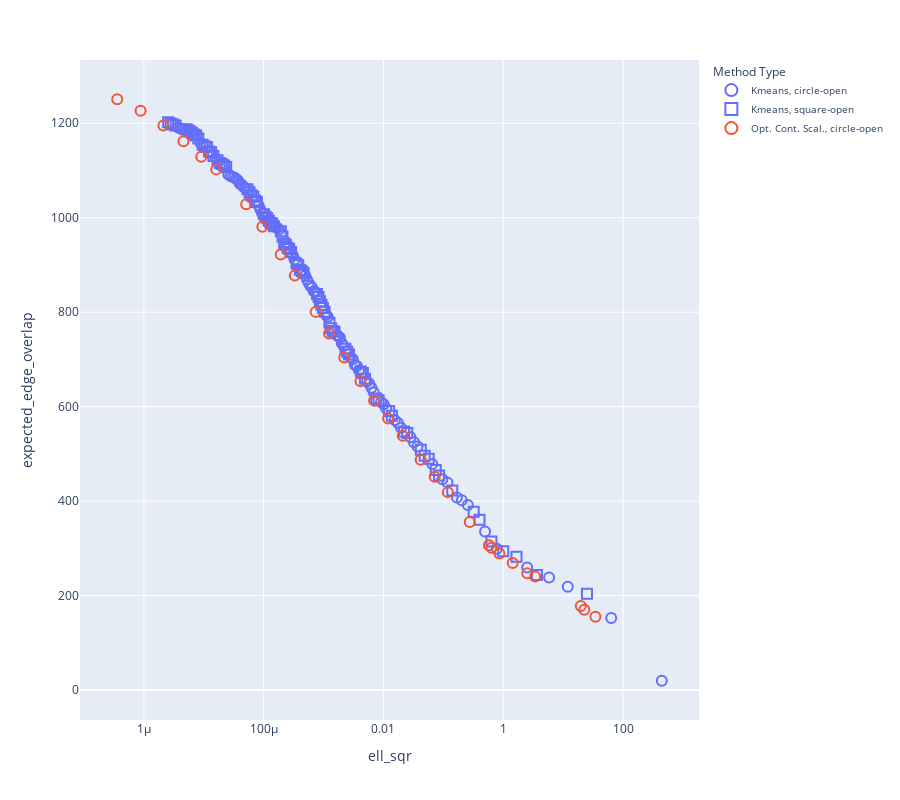

Notebook code cell kept with this figure:
### Code cell
import pandas as pd
import plotly.express as px

def get_method_type_name(method_type):
    if 'Kmeans' in method_type:
        return 'Kmeans'
    elif 'Greedy Search' in method_type:
        return 'Greedy Search'
    elif 'Opt. Cont. Scal.' in method_type:
        return 'Opt. Cont. Scal.'
    else:
        return 'Other'

df['method_type_name'] = df['method_type'].apply(get_method_type_name)

# Determining shape based on is_pareto_front
df['shape'] = df['is_pareto_front'].apply(lambda x: 'circle-open' if x else 'square-open')

# Plotting with Plotly
fig = px.scatter(
    df,
    x='ell_sqr',
    y='expected_edge_overlap',
    hover_data=['method_type'],
    symbol='shape',
    color='method_type_name',
    symbol_sequence=['circle-open', 'square-open']
)

fig.update_xaxes(type='log')
fig.update_traces(marker=dict(size=10, line=dict(width=2)))

# Updating layout for legend
fig.update_layout(
    height=800,
    legend_title_text='Method Type',
    legend=dict(
        title='Method Type',
        itemsizing='constant',
        traceorder='normal',
        font=dict(size=10)
    )
)

fig.show()

### Figure 1 — Plotly figure (JSON) as saved in the notebook; plotly's stock layout.template omitted (floating-point values rounded to 4 significant figures)
{"data": [{"customdata": [["Kmeans1d (k=1) on Katz centrality"], ["Kmeans1d (k=3) on Katz centrality"], ["Kmeans1d (k=7) on Katz centrality"], ["Kmeans1d (k=9) on Katz centrality"], ["Kmeans1d (k=13) on Katz centrality"], ["Kmeans1d (k=19) on Katz centrality"], ["Kmeans1d (k=23) on Katz centrality"], ["Kmeans1d (k=29) on Katz centrality"], ["Kmeans1d (k=31) on Katz centrality"], ["Kmeans1d (k=33) on Katz centrality"], ["Kmeans1d (k=37) on Katz centrality"], ["Kmeans1d (k=39) on Katz centrality"], ["Kmeans1d (k=45) on Katz centrality"], ["Kmeans1d (k=53) on Katz centrality"], ["Kmeans1d (k=55) on Katz centrality"], ["Kmeans1d (k=57) on Katz centrality"], ["Kmeans1d (k=63) on Katz centrality"], ["Kmeans1d (k=65) on Katz centrality"], ["Kmeans1d (k=67) on Katz centrality"], ["Kmeans1d (k=73) on Katz centrality"], ["Kmeans1d (k=75) on Katz centrality"], ["Kmeans1d (k=77) on Katz centrality"], ["Kmeans1d (k=83) on Katz centrality"], ["Kmeans1d (k=85) on Katz centrality"], ["Kmeans1d (k=87) on Katz centrality"], ["Kmeans1d (k=89) on Katz centrality"], ["Kmeans1d (k=97) on Katz centrality"], ["Kmeans1d (k=99) on Katz centrality"], ["Kmeans1d (k=101) on Katz centrality"], ["Kmeans1d (k=103) on Katz centrality"], ["Kmeans1d (k=105) on Katz centrality"], ["Kmeans1d (k=113) on Katz centrality"], ["Kmeans1d (k=115) on Katz centrality"], ["Kmeans1d (k=117) on Katz centrality"], ["Kmeans1d (k=119) on Katz centrality"], ["Kmeans1d (k=121) on Katz centrality"], ["Kmeans1d (k=131) on Katz centrality"], ["Kmeans1d (k=133) on Katz centrality"], ["Kmeans1d (k=147) on Katz centrality"], ["Kmeans1d (k=149) on Katz centrality"], ["Kmeans1d (k=151) on Katz centrality"], ["Kmeans1d (k=153) on Katz centrality"], ["Kmeans1d (k=155) on Katz centrality"], ["Kmeans1d (k=157) on Katz centrality"], ["Kmeans1d (k=159) on Katz centrality"], ["Kmeans1d (k=171) on Katz centrality"], ["Kmeans1d (k=173) on Katz centrality"], ["Kmeans1d (k=189) on Katz centrality"], ["Kmeans1d (k=191) on Katz centrality"], ["Kmeans1d (k=193) on Katz centrality"], ["Kmeans1d (k=209) on Katz centrality"], ["Kmeans1d (k=211) on Katz centrality"], ["Kmeans1d (k=213) on Katz centrality"], ["Kmeans1d (k=227) on Katz centrality"], ["Kmeans1d (k=229) on Katz centrality"], ["Kmeans1d (k=231) on Katz centrality"], ["Kmeans1d (k=233) on Katz centrality"], ["Kmeans1d (k=235) on Katz centrality"], ["Kmeans1d (k=237) on Katz centrality"], ["Kmeans1d (k=239) on Katz centrality"], ["Kmeans1d (k=241) on Katz centrality"], ["Kmeans1d (k=243) on Katz centrality"], ["Kmeans1d (k=245) on Katz centrality"], ["Kmeans1d (k=257) on Katz centrality"], ["Kmeans1d (k=271) on Katz centrality"], ["Kmeans1d (k=287) on Katz centrality"], ["Kmeans1d (k=289) on Katz centrality"], ["Kmeans1d (k=291) on Katz centrality"]], "hovertemplate": "method_type_name=Kmeans<br>shape=circle-open<br>ell_sqr=%{x}<br>expected_edge_overlap=%{y}<br>method_type=%{customdata[0]}<extra></extra>", "legendgroup": "Kmeans, circle-open", "marker": {"color": "#636efa", "line": {"width": 2}, "size": 10, "symbol": "circle-open"}, "mode": "markers", "name": "Kmeans, circle-open", "orientation": "v", "showlegend": true, "type": "scatter", "x": [442.6, 63.33, 11.92, 5.811, 2.5, 0.7805, 0.4954, 0.2558, 0.2032, 0.1683, 0.1169, 0.0962, 0.06517, 0.03704, 0.03226, 0.02823, 0.01962, 0.01743, 0.01548, 0.01114, 0.01006, 0.009128, 0.006882, 0.006293, 0.005797, 0.005334, 0.003892, 0.003605, 0.00333, 0.003073, 0.002848, 0.002165, 0.002017, 0.001875, 0.001745, 0.00163, 0.001177, 0.001105, 0.0007299, 0.0006873, 0.0006453, 0.000604, 0.0005644, 0.0005281, 0.0004946, 0.0003295, 0.0003068, 0.0001807, 0.0001688, 0.0001582, 9.454e-05, 8.855e-05, 8.271e-05, 4.962e-05, 4.621e-05, 4.298e-05, 4.001e-05, 3.725e-05, 3.467e-05, 3.228e-05, 2.998e-05, 2.776e-05, 2.566e-05, 1.567e-05, 8.813e-06, 4.512e-06, 4.103e-06, 3.733e-06], "xaxis": "x", "y": [19.83, 152.8, 218.8, 238.3, 259.8, 299.3, 335.7, 391.7, 402.2, 407.8, 439.3, 446.3, 478.8, 516.0, 524.8, 535.3, 555.5, 565.6, 571.6, 595.6, 605.3, 610.2, 630.1, 640.3, 648.6, 653.3, 677.4, 686.0, 688.0, 700.7, 703.9, 728.3, 734.2, 746.2, 749.7, 751.7, 790.2, 794.3, 843.0, 844.3, 851.6, 855.7, 861.7, 869.4, 877.0, 911.5, 920.3, 975.3, 978.9, 980.0, 1009.0, 1017.0, 1026.0, 1063.0, 1065.0, 1070.0, 1072.0, 1079.0, 1082.0, 1085.0, 1087.0, 1088.0, 1092.0, 1126.0, 1158.0, 1188.0, 1189.0, 1191.0], "yaxis": "y"}, {"customdata": [["Kmeans1d (k=5) on Katz centrality"], ["Kmeans1d (k=11) on Katz centrality"], ["Kmeans1d (k=15) on Katz centrality"], ["Kmeans1d (k=17) on Katz centrality"], ["Kmeans1d (k=21) on Katz centrality"], ["Kmeans1d (k=25) on Katz centrality"], ["Kmeans1d (k=27) on Katz centrality"], ["Kmeans1d (k=35) on Katz centrality"], ["Kmeans1d (k=41) on Katz centrality"], ["Kmeans1d (k=43) on Katz centrality"], ["Kmeans1d (k=47) on Katz centrality"], ["Kmeans1d (k=49) on Katz centrality"], ["Kmeans1d (k=51) on Katz centrality"], ["Kmeans1d (k=59) on Katz centrality"], ["Kmeans1d (k=61) on Katz centrality"], ["Kmeans1d (k=69) on Katz centrality"], ["Kmeans1d (k=71) on Katz centrality"], ["Kmeans1d (k=79) on Katz centrality"], ["Kmeans1d (k=81) on Katz centrality"], ["Kmeans1d (k=91) on Katz centrality"], ["Kmeans1d (k=93) on Katz centrality"], ["Kmeans1d (k=95) on Katz centrality"], ["Kmeans1d (k=107) on Katz centrality"], ["Kmeans1d (k=109) on Katz centrality"], ["Kmeans1d (k=111) on Katz centrality"], ["Kmeans1d (k=123) on Katz centrality"], ["Kmeans1d (k=125) on Katz centrality"], ["Kmeans1d (k=127) on Katz centrality"], ["Kmeans1d (k=129) on Katz centrality"], ["Kmeans1d (k=135) on Katz centrality"], ["Kmeans1d (k=137) on Katz centrality"], ["Kmeans1d (k=139) on Katz centrality"], ["Kmeans1d (k=141) on Katz centrality"], ["Kmeans1d (k=143) on Katz centrality"], ["Kmeans1d (k=145) on Katz centrality"], ["Kmeans1d (k=161) on Katz centrality"], ["Kmeans1d (k=163) on Katz centrality"], ["Kmeans1d (k=165) on Katz centrality"], ["Kmeans1d (k=167) on Katz centrality"], ["Kmeans1d (k=169) on Katz centrality"], ["Kmeans1d (k=175) on Katz centrality"], ["Kmeans1d (k=177) on Katz centrality"], ["Kmeans1d (k=179) on Katz centrality"], ["Kmeans1d (k=181) on Katz centrality"], ["Kmeans1d (k=183) on Katz centrality"], ["Kmeans1d (k=185) on Katz centrality"], ["Kmeans1d (k=187) on Katz centrality"], ["Kmeans1d (k=195) on Katz centrality"], ["Kmeans1d (k=197) on Katz centrality"], ["Kmeans1d (k=199) on Katz centrality"], ["Kmeans1d (k=201) on Katz centrality"], ["Kmeans1d (k=203) on Katz centrality"], ["Kmeans1d (k=205) on Katz centrality"], ["Kmeans1d (k=207) on Katz centrality"], ["Kmeans1d (k=215) on Katz centrality"], ["Kmeans1d (k=217) on Katz centrality"], ["Kmeans1d (k=219) on Katz centrality"], ["Kmeans1d (k=221) on Katz centrality"], ["Kmeans1d (k=223) on Katz centrality"], ["Kmeans1d (k=225) on Katz centrality"], ["Kmeans1d (k=247) on Katz centrality"], ["Kmeans1d (k=249) on Katz centrality"], ["Kmeans1d (k=251) on Katz centrality"], ["Kmeans1d (k=253) on Katz centrality"], ["Kmeans1d (k=255) on Katz centrality"], ["Kmeans1d (k=259) on Katz centrality"], ["Kmeans1d (k=261) on Katz centrality"], ["Kmeans1d (k=263) on Katz centrality"], ["Kmeans1d (k=265) on Katz centrality"], ["Kmeans1d (k=267) on Katz centrality"], ["Kmeans1d (k=269) on Katz centrality"], ["Kmeans1d (k=273) on Katz centrality"], ["Kmeans1d (k=275) on Katz centrality"], ["Kmeans1d (k=277) on Katz centrality"], ["Kmeans1d (k=279) on Katz centrality"], ["Kmeans1d (k=281) on Katz centrality"], ["Kmeans1d (k=283) on Katz centrality"], ["Kmeans1d (k=285) on Katz centrality"], ["Kmeans1d (k=293) on Katz centrality"], ["Kmeans1d (k=295) on Katz centrality"], ["Kmeans1d (k=297) on Katz centrality"], ["Kmeans1d (k=299) on Katz centrality"]], "hovertemplate": "method_type_name=Kmeans<br>shape=square-open<br>ell_sqr=%{x}<br>expected_edge_overlap=%{y}<br>method_type=%{customdata[0]}<extra></extra>", "legendgroup": "Kmeans, square-open", "marker": {"color": "#636efa", "line": {"width": 2}, "size": 10, "symbol": "square-open"}, "mode": "markers", "name": "Kmeans, square-open", "orientation": "v", "showlegend": true, "type": "scatter", "x": [24.94, 3.648, 1.661, 0.998, 0.634, 0.4012, 0.3209, 0.1407, 0.08464, 0.07456, 0.0568, 0.04873, 0.04202, 0.02496, 0.02207, 0.01382, 0.0124, 0.008282, 0.007556, 0.004907, 0.004529, 0.004193, 0.002651, 0.002481, 0.00232, 0.001525, 0.001426, 0.001336, 0.001252, 0.001038, 0.0009757, 0.0009239, 0.000873, 0.0008232, 0.0007746, 0.0004638, 0.0004334, 0.0004043, 0.0003774, 0.0003531, 0.0002857, 0.0002665, 0.0002497, 0.0002344, 0.0002198, 0.0002062, 0.0001933, 0.0001482, 0.0001386, 0.0001301, 0.000122, 0.0001148, 0.0001076, 0.0001008, 7.74e-05, 7.224e-05, 6.731e-05, 6.258e-05, 5.802e-05, 5.368e-05, 2.368e-05, 2.18e-05, 2.004e-05, 1.845e-05, 1.694e-05, 1.443e-05, 1.33e-05, 1.223e-05, 1.127e-05, 1.039e-05, 9.564e-06, 8.106e-06, 7.467e-06, 6.906e-06, 6.352e-06, 5.835e-06, 5.379e-06, 4.936e-06, 3.389e-06, 3.071e-06, 2.798e-06, 2.547e-06], "xaxis": "x", "y": [203.9, 243.5, 282.4, 294.0, 314.7, 360.8, 377.4, 422.5, 454.3, 465.9, 489.6, 495.9, 508.8, 544.4, 547.4, 580.7, 590.7, 613.9, 617.3, 659.3, 671.6, 674.4, 710.5, 716.2, 722.6, 758.6, 760.5, 766.2, 777.5, 800.8, 809.0, 815.9, 823.2, 832.4, 838.3, 882.8, 887.1, 889.8, 899.4, 902.9, 927.3, 933.9, 936.3, 942.6, 946.0, 960.2, 971.2, 982.2, 987.9, 989.1, 993.9, 999.0, 1002.0, 1008.0, 1033.0, 1037.0, 1044.0, 1047.0, 1054.0, 1060.0, 1108.0, 1111.0, 1114.0, 1116.0, 1121.0, 1131.0, 1139.0, 1140.0, 1150.0, 1152.0, 1155.0, 1168.0, 1174.0, 1176.0, 1180.0, 1183.0, 1186.0, 1187.0, 1195.0, 1197.0, 1199.0, 1202.0], "yaxis": "y"}, {"customdata": [["Opt. Cont. Scal. (w=1.0)"], ["Opt. Cont. Scal. (w=0.5375735693311237)"], ["Opt. Cont. Scal. (w=0.28898534244340446)"], ["Opt. Cont. Scal. (w=0.155350882021678)"], ["Opt. Cont. Scal. (w=0.08351252814713174)"], ["Opt. Cont. Scal. (w=0.04489412783991955)"], ["Opt. Cont. Scal. (w=0.024133896544913314)"], ["Opt. Cont. Scal. (w=0.012973744907517126)"], ["Opt. Cont. Scal. (w=0.006974342357525472)"], ["Opt. Cont. Scal. (w=0.0037492221148722124)"], ["Opt. Cont. Scal. (w=0.0020154827145070398)"], ["Opt. Cont. Scal. (w=0.0010834702367627316)"], ["Opt. Cont. Scal. (w=0.0005824449624405788)"], ["Opt. Cont. Scal. (w=0.0003131070173981146)"], ["Opt. Cont. Scal. (w=0.00016831805692532658)"], ["Opt. Cont. Scal. (w=9.048333864422716e-05)"], ["Opt. Cont. Scal. (w=4.864145131997396e-05)"], ["Opt. Cont. Scal. (w=2.6148358603524477e-05)"], ["Opt. Cont. Scal. (w=1.4056666466646865e-05)"], ["Opt. Cont. Scal. (w=7.556492365372464e-06)"], ["Opt. Cont. Scal. (w=4.0621705724766655e-06)"], ["Opt. Cont. Scal. (w=2.1837155338781333e-06)"], ["Opt. Cont. Scal. (w=1.1739077539506896e-06)"], ["Opt. Cont. Scal. (w=6.310617813567543e-07)"], ["Opt. Cont. Scal. (w=3.392421342724073e-07)"], ["Opt. Cont. Scal. (w=1.8236760498832651e-07)"], ["Opt. Cont. Scal. (w=9.803600434394323e-08)"], ["Opt. Cont. Scal. (w=5.2701564778134974e-08)"], ["Opt. Cont. Scal. (w=2.8330968287117475e-08)"], ["Opt. Cont. Scal. (w=1.522997974471263e-08)"]], "hovertemplate": "method_type_name=Opt. Cont. Scal.<br>shape=circle-open<br>ell_sqr=%{x}<br>expected_edge_overlap=%{y}<br>method_type=%{customdata[0]}<extra></extra>", "legendgroup": "Opt. Cont. Scal., circle-open", "marker": {"color": "#EF553B", "line": {"width": 2}, "size": 10, "symbol": "circle-open"}, "mode": "markers", "name": "Opt. Cont. Scal., circle-open", "orientation": "v", "showlegend": true, "type": "scatter", "x": [34.53, 22.53, 19.66, 3.408, 2.512, 1.438, 0.8618, 0.6368, 0.576, 0.2752, 0.1184, 0.07168, 0.04175, 0.02094, 0.01194, 0.006958, 0.004134, 0.002215, 0.001234, 0.0007378, 0.0003305, 0.0001923, 9.507e-05, 5.097e-05, 1.616e-05, 9.082e-06, 4.581e-06, 2.116e-06, 8.804e-07, 3.585e-07], "xaxis": "x", "y": [155.2, 170.2, 178.1, 240.3, 247.1, 268.9, 289.0, 301.2, 306.5, 356.1, 419.1, 451.9, 487.6, 538.6, 574.8, 612.8, 654.1, 704.0, 755.2, 800.7, 877.9, 922.1, 981.0, 1028.0, 1102.0, 1129.0, 1162.0, 1195.0, 1227.0, 1251.0], "yaxis": "y"}], "layout": {"height": 800, "legend": {"font": {"size": 10}, "itemsizing": "constant", "title": {"text": "Method Type"}, "tracegroupgap": 0, "traceorder": "normal"}, "margin": {"t": 60}, "xaxis": {"anchor": "y", "domain": [0, 1], "title": {"text": "ell_sqr"}, "type": "log"}, "yaxis": {"anchor": "x", "domain": [0, 1], "title": {"text": "expected_edge_overlap"}}}}
